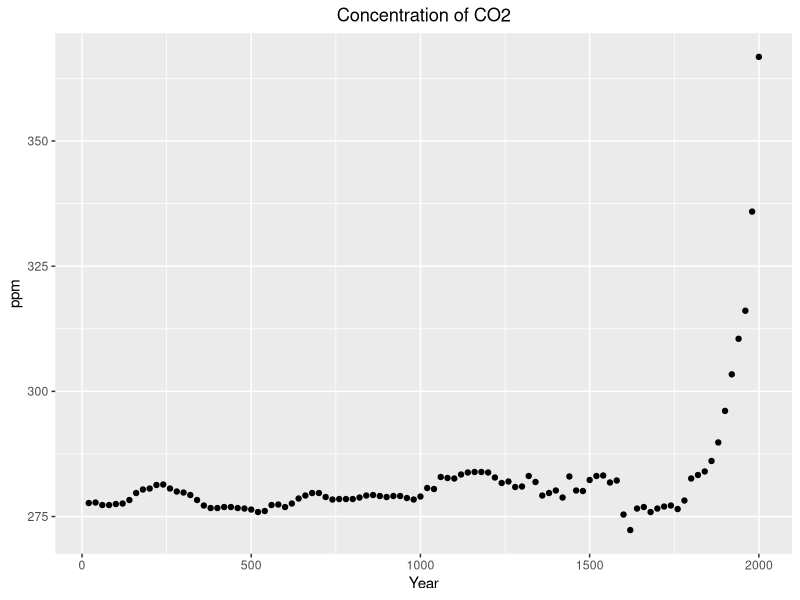
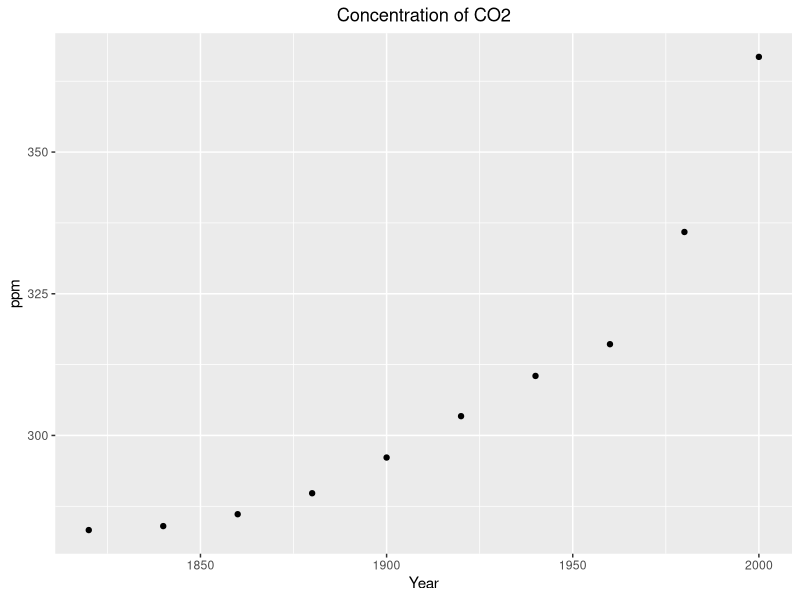

Here is the R script that generated these plots, in order:
## ---- chunk 1
knitr::opts_chunk$set(echo = TRUE)
## ---- chunk 2
library("dslabs")
data("greenhouse_gases")
library(dplyr)
greenhouse_gases_co2 <- greenhouse_gases %>%
  filter(gas == "CO2")
summary(greenhouse_gases_co2)
## ---- chunk 3
library("dslabs")
library(ggplot2)
data("greenhouse_gases")
greenhouse_gases_co2 <- greenhouse_gases %>%
  filter(gas == "CO2")
ggplot(greenhouse_gases_co2, aes(x = year, y = concentration)) +
  geom_point() + ggtitle("Concentration of CO2") +
  xlab("Year") + ylab("ppm") + theme(
    plot.title = element_text(hjust = 0.5))
## ---- chunk 4
data("greenhouse_gases")
greenhouse_gases_co2 <- greenhouse_gases %>%
  filter(gas == "CO2", year>1800)
ggplot(greenhouse_gases_co2, aes(x = year, y = concentration)) +
  geom_point() + ggtitle("Concentration of CO2") +
  xlab("Year") + ylab("ppm") + theme(
    plot.title = element_text(hjust = 0.5))
